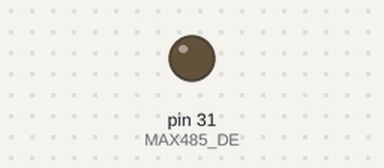
Simulated run of this sketch. Board: Arduino Mega 2560, built with avr-gcc and run on an emulated ATmega2560. On the bench: output pins drawn as LEDs (lit = HIGH). What the sketch prints to the serial monitor is not drawn.

Above: at 0.1 s.
Timing chart, 0 to 1.6 s (numbered marks = the images above):
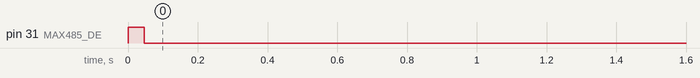

The sketch:

Sanepar485-Turbidez.ino
```cpp
// Define a porta onde estão conectados os pinos DE e RE do módulo RS485
#define MAX485_DE 31

// Define as constantes do protocolo Modbus
const byte READ_COIL_STATUS = 0x01;
const byte READ_INPUT_STATUS = 0x02;
const byte READ_HOLDING_REGISTERS = 0x03;
const byte READ_INTERNAL_REGISTERS = 0x04;
const byte FORCE_SINGLE_COIL = 0x05;
const byte PRESET_SINGLE_REGISTER = 0x06;
const byte FORCE_MULTIPLE_COILS = 0x0F;
const byte PRESET_MULTIPLE_REGISTERS = 0x10;
const byte MASKED_WRITE_REGISTERS = 0x16;

// Define o ID do sensor (variável conforme o sensor)
const byte ID = 0x10;

// Define os tamanhos de pacotes a serem enviados e recebidos
int default_Request_Size = 8;
int calibration_Request_Size = 13;
int default_Response_Size = 0x04;

void setup() {
  //Seta o estado inicial dos pinos utilizados na comunicação 485
  pinMode(MAX485_DE, OUTPUT);
  digitalWrite(MAX485_DE, 0);

  // Inicializa a comunicação serial com a taxa de transmissão de 9600 bps
  Serial.begin(9600);
  //Inicia a Serial 1 para comunicação com os sensores da Delfino
  Serial1.begin(9600);
}

void loop() {
  Serial.println("Valor atual de Turbidez:");
  readTurbidity();
  delay(10000);
}

void readTurbidity() {
  //Monta os bytes a serem enviados, conforme necessidade. OBS: 2 últimos valores zerados serão substituidos pelo CRC
  byte requestDO[] = {ID, READ_INTERNAL_REGISTERS, 0x00, 0x02, 0x00, 0x02, 0x00, 0x00};

  byte request[default_Request_Size];
  copy(requestDO, request, default_Request_Size);

  //Calcula o CRC
  unsigned int crc = CRC16(request, sizeof(request));
  sendMessage(request, sizeof(request), crc);

  printResponseMessage(true);
}

//FUNÇÕES AUXILIARES
float readValue_Delfino(byte response[]) {
  float value = -100;

  uint16_t lowerByte = ((uint16_t)response[3] << 8) | response[4];
  uint16_t higherByte = ((uint16_t)response[5] << 8) | response[6];

  value = modbus_16bit_register_pair_to_float(lowerByte,higherByte);

  return value;
}

void printResponseMessage(boolean printValue) {
  byte responseSize = default_Response_Size;

  while (Serial1.available() < 5); // espera o mínimo de bytes para a resposta
  Serial.print("Resposta: ");

  // Lê a resposta do dispositivo Modbus
  byte response[9];
  Serial1.readBytes(response, sizeof(response));
  printArray(response, sizeof(response));

  if (printValue) {
    float value = readValue_Delfino(response);
    Serial.print("value: ");
    Serial.println(value);
  }
  Serial.println("");
}

void sendMessage(uint8_t msg[], uint8_t lenght, unsigned int crc) {
  preTransmission();

  //Adiciona o CRC ao Array de Bytes a ser enviado
  msg[lenght - 2] = crc & 0b11111111;
  msg[lenght - 1] = crc >> 8;

  //Debuga quais dados estão sendo enviados
  Serial.print("Enviando pacote de dados: ");
  printArray(msg, lenght);

  //Escreve os dados na serial
  Serial1.write(msg, lenght);
  //Aguarda os dados serem enviados
  Serial1.flush();

  postTransmission();
}

void printArray(uint8_t msg[], uint8_t len) {
  int i = 0;
  for (i = 0; i < len; i++) {
    printHex(msg[i]);
  }
  Serial.println("");
}

void printHex(uint8_t num) {
  Serial.print(F(" 0x"));
  if (num < 16) {
    Serial.print('0');
  }
  Serial.print(num, HEX);
  Serial.print(" ");
}

// Calcula o CRC: Recebe a mensagem em formato de vetor e o tamanho da mensagem (quantos bytes)
unsigned int CRC16(uint8_t msg[], uint8_t len) {
  len -= 2;
  unsigned int crc = 0xFFFF;
  for (uint8_t pos = 0; pos < len; pos++)  {
    crc ^= msg[pos];    // Faz uma XOR entre o LSByte do CRC com o byte de dados atual

    for (uint8_t i = 8; i != 0; i--) {    // Itera sobre cada bit
      if ((crc & 0b1) != 0) {      // Se o LSB for 1:
        crc >>= 1;                  // Desloca para a direita
        crc ^= 0xA001;              // E faz XOR com o polinômio 0xA001 (1010 0000 0000 0001 ): x16 + x15 + x2 + 1
      } else {                     // Senão:
        crc >>= 1;                  // Desloca para a direita
      }
    }
  }

  // O formato retornado já sai invertido (LSByte primeiro que o MSByte)
  return crc;
}

void preTransmission() {
  digitalWrite(MAX485_DE, 1);
}

float modbus_16bit_register_pair_to_float(uint16_t a, uint16_t b) {
  unsigned long aux = (unsigned long)a + (unsigned long)b * 65536;
  return *((float*)&aux);
}

void postTransmission() {
  digitalWrite(MAX485_DE, 0);
}

void copy(byte* src, byte* dst, int len) {
  memcpy(dst, src, sizeof(src[0])*len);
}
```

Measured:
- by itself, pin 31 (MAX485_DE): LOW → HIGH at 0.00 s, → LOW 0.05 s later
